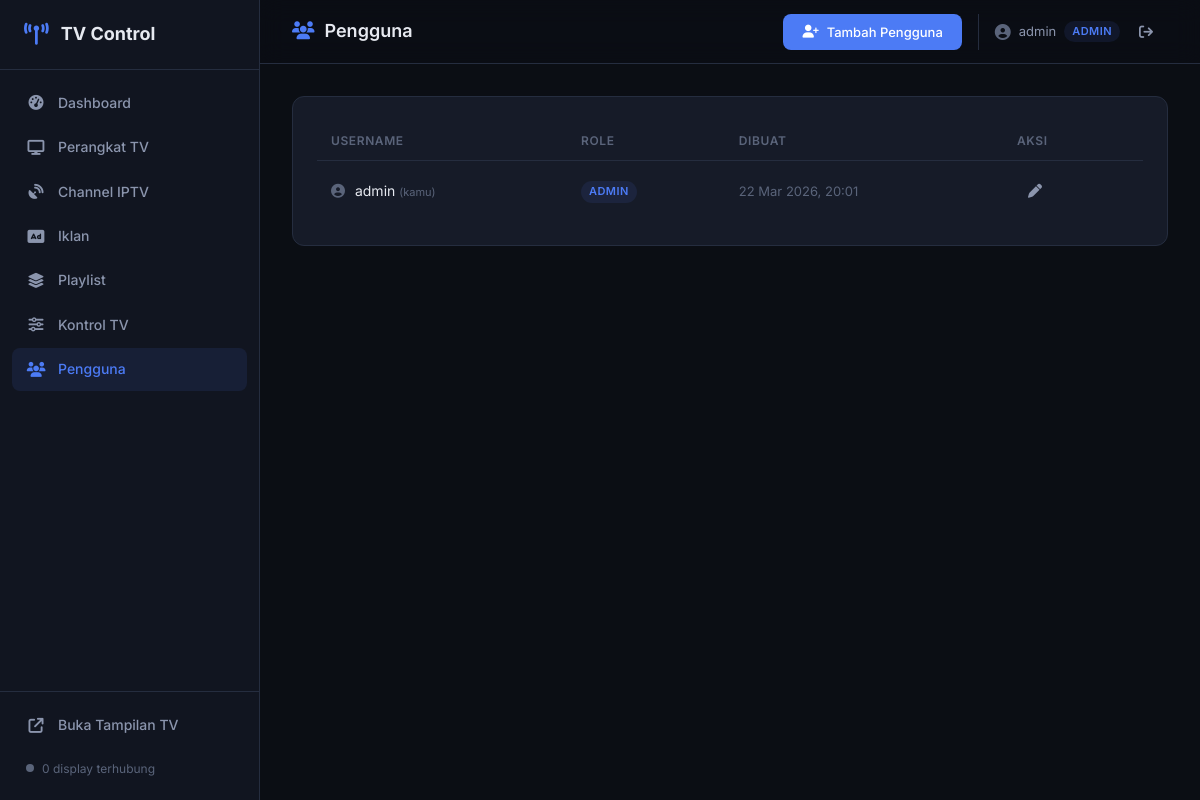
The app's page /admin/users (signed in) with its own data.
### models.py (models this page shows, shortened)
class AdminUser(db.Model):
    id = db.Column(db.Integer, primary_key=True)
    username = db.Column(db.String(64), unique=True, nullable=False)
    password_hash = db.Column(db.String(256), nullable=False)
    role = db.Column(db.String(20), nullable=False, default='admin')
    created_at = db.Column(db.DateTime, default=datetime.utcnow)

### app.py (the view)
@app.route('/admin/users')
@admin_required
def admin_users():
    users = AdminUser.query.order_by(AdminUser.created_at).all()
    return render_template('users.html', page='users', users=users)

### app.py (called while the page is built, shortened)
def admin_required(f):
    @wraps(f)
    def decorated(*args, **kwargs):
        if AdminUser.query.count() == 0:
            if request.path.startswith('/api/'):
                return jsonify({'error': 'Setup belum selesai'}), 403
            return redirect(url_for('setup'))
        if not session.get('admin_logged_in'):
            if request.path.startswith('/api/'):
                return jsonify({'error': 'Unauthorized'}), 401
            return redirect(url_for('login', next=request.path))
        role = session.get('admin_role')
        if role != 'admin':
            if request.path.startswith('/api/'):
                return jsonify({'error': 'Forbidden'}), 403
            return redirect(url_for('admin_dashboard'))
        return f(*args, **kwargs)
    return decorated

### templates/users.html (shortened to what this page needs)
{% extends "base.html" %}
{% block header %}
<i class="fa-solid fa-users"></i> Pengguna
{% endblock %}
{% block actions %}
<button class="btn btn-primary" onclick="openModal('add-user-modal')">
    <i class="fa-solid fa-user-plus"></i> Tambah Pengguna
</button>
{% endblock %}
{% block content %}
<div class="card">
    <div class="card-body">
        {% if users %}
        <table class="data-table">
            <thead>
                <tr>
                    <th>Username</th>
                    <th>Role</th>
                    <th>Dibuat</th>
                    <th style="width:140px">Aksi</th>
                </tr>
            </thead>
            <tbody>
                {% for user in users %}
                <tr id="user-row-{{ user.id }}">
                    <td>
                        <i class="fa-solid fa-circle-user" style="color:var(--text-muted);margin-right:6px"></i>
                        {{ user.username }}
                        {% if user.username == session.admin_username %}
                        <span style="font-size:11px;color:var(--text-muted)">(kamu)</span>
                        {% endif %}
                    </td>
                    <td>
                        <span class="role-badge role-{{ user.role }}">
                            {{ 'Admin' if user.role == 'admin' else 'User' }}
                        </span>
                    </td>
                    <td style="color:var(--text-muted);font-size:13px">
                        {{ user.created_at.strftime('%d %b %Y, %H:%M') }}
                    </td>
                    <td>
                        <div style="display:flex;gap:6px">
                            <button class="btn-icon" title="Edit"
                                    onclick="openEditModal({{ user.id }}, '{{ user.username }}', '{{ user.role }}')">
                                <i class="fa-solid fa-pen"></i>
                            </button>
                        </div>
                    </td>
                </tr>
                {% endfor %}
            </tbody>
        </table>
        {% else %}
        <div class="empty-state">
            <i class="fa-solid fa-users"></i>
            <h3>Belum ada pengguna lain</h3>
            <p>Tambahkan pengguna baru untuk memberikan akses terbatas.</p>
        </div>
        {% endif %}
    </div>
</div>
{% endblock %}

### static/css/admin.css (style rules this page uses)
:root { --bg-primary: #0b0e14; --bg-secondary: #111520; --bg-card: #161b28; --bg-card-hover: #1c2235; --bg-input: #1a1f2e; --border: #252d3f; --border-light: #2e3750; --accent: #4c7bf5; --accent-hover: #6390ff; --accent-subtle: rgba(76, 123, 245, 0.1); --success: #2dd4a0; --success-subtle: rgba(45, 212, 160, 0.1); --warning: #f5a623; --warning-subtle: rgba(245, 166, 35, 0.1); --danger: #f56565; --danger-subtle: rgba(245, 101, 101, 0.1); --text-primary: #e6e9f0; --text-secondary: #8b95ad; --text-muted: #5a647a; --sidebar-width: 260px; --topbar-height: 64px; --radius: 8px; --radius-lg: 12px; --shadow: 0 1px 3px rgba(0, 0, 0, 0.3); --shadow-lg: 0 4px 12px rgba(0, 0, 0, 0.4); --transition: 0.2s ease; }
*, *::before, *::after { box-sizing: border-box; margin: 0; padding: 0; }
body { font-family: 'Inter', -apple-system, BlinkMacSystemFont, 'Segoe UI', Roboto, sans-serif; font-size: 14px; line-height: 1.6; color: var(--text-primary); background: var(--bg-primary); -webkit-font-smoothing: antialiased; overflow-y: auto; }
.page-title i { color: var(--accent); font-size: 18px; }
.btn { display: inline-flex; align-items: center; gap: 8px; padding: 9px 18px; border-radius: var(--radius); font-size: 13px; font-weight: 500; font-family: inherit; border: 1px solid transparent; cursor: pointer; transition: all var(--transition); white-space: nowrap; }
.btn-primary { background: var(--accent); color: #fff; }
.btn-icon { display: inline-flex; align-items: center; justify-content: center; width: 36px; height: 36px; border: none; background: none; color: var(--text-secondary); font-size: 14px; cursor: pointer; border-radius: var(--radius); transition: all var(--transition); }
.card { background: var(--bg-card); border: 1px solid var(--border); border-radius: var(--radius-lg); overflow: hidden; }
.card-body { padding: 24px; }
.data-table { width: 100%; border-collapse: collapse; font-size: 14px; }
.data-table th { text-align: left; padding: 10px 14px; font-size: 12px; font-weight: 600; text-transform: uppercase; letter-spacing: 0.05em; color: var(--text-muted); border-bottom: 1px solid var(--border); }
.data-table td { padding: 12px 14px; border-bottom: 1px solid var(--border); vertical-align: middle; }
.data-table tbody tr:last-child td { border-bottom: none; }
.role-badge { display: inline-block; padding: 2px 8px; border-radius: 999px; font-size: 11px; font-weight: 600; text-transform: uppercase; letter-spacing: 0.04em; }
.role-badge.role-admin { background: var(--accent-subtle); color: var(--accent); }

### records on screen
AdminUser: username "admin", shows "(kamu)", role "ADMIN", created_at "22 Mar 2026, 20:01"

### other values on screen
{{ session.admin_username }} "admin"
{{ 'Admin' if session.admin_role == 'admin' else 'User' }} "ADMIN"
